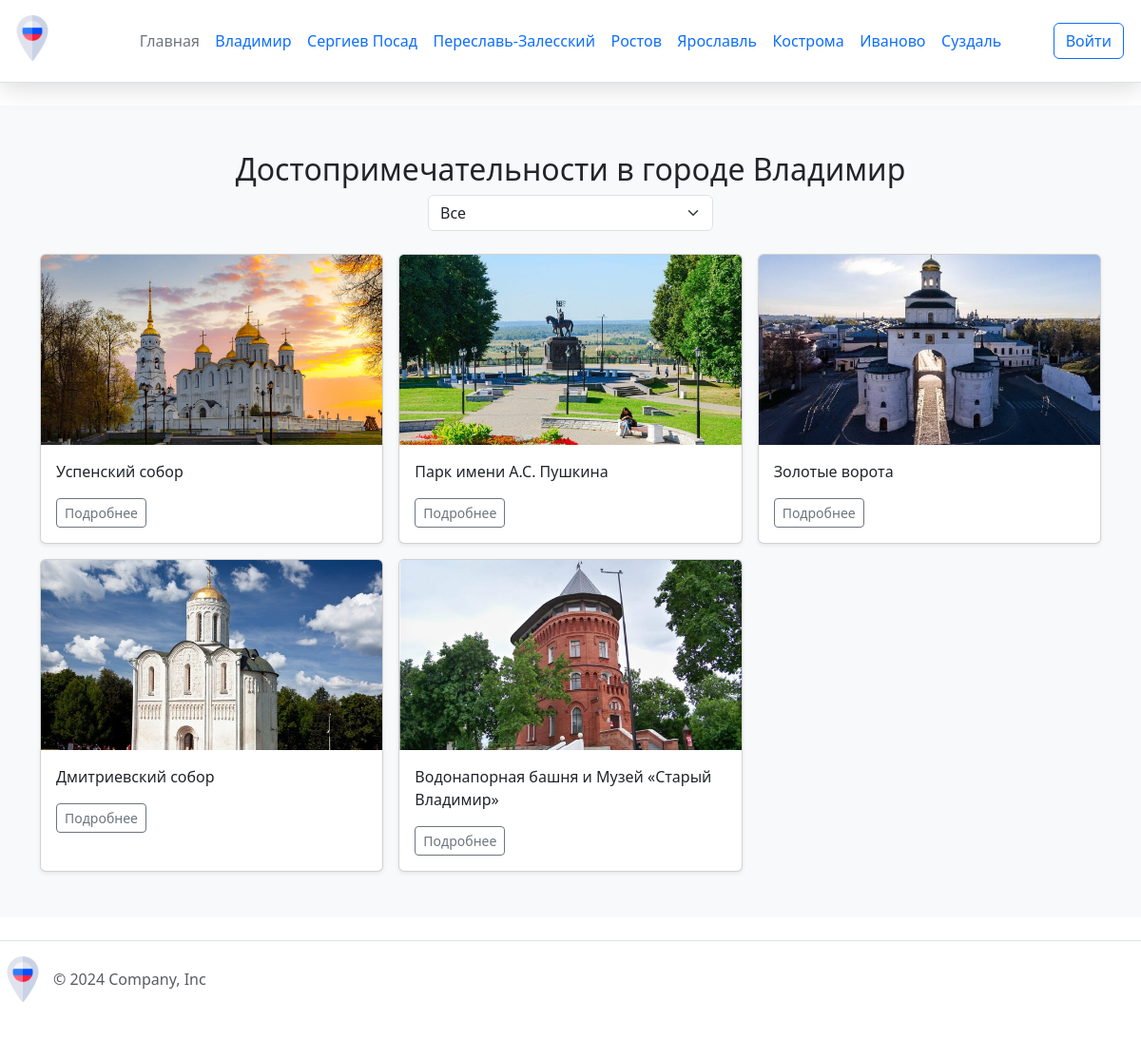
Page /attractions/1 on the committed database.
### app.py (models this page shows)
class City(db.Model):
    city_id = db.Column(db.Integer, primary_key=True)
    city_name = db.Column(db.String(20), nullable=False)
    photo = db.Column(db.LargeBinary, nullable=False)
    description = db.Column(db.Text, nullable=False)

class Attraction(db.Model):
    attraction_id = db.Column(db.Integer, primary_key=True)
    attraction_name = db.Column(db.String(50), nullable=False)
    photo = db.Column(db.LargeBinary, nullable=False)
    description = db.Column(db.Text, nullable=False)
    attraction_type = db.Column(db.String(80), nullable=False)
    city_id = db.Column(db.Integer, db.ForeignKey('city.city_id'), nullable=False)
    latitude = db.Column(db.Float, nullable=True)  # Широта
    longitude = db.Column(db.Float, nullable=True) # Долгота

### app.py (the view)
@app.route("/attractions/<int:city_id>", methods=['GET'])
def attractions(city_id):
    category_filter = request.args.get('attraction_type')
    if category_filter:
        attractions = Attraction.query.filter_by(city_id=city_id, attraction_type=category_filter).all()
    else:
        attractions = Attraction.query.filter_by(city_id=city_id).all()
    city = City.query.get(city_id)
    return render_template('attraction.html', attractions=attractions, city=city)

### app.py (called while the page is built)
@app.context_processor
def inject_cities():
    cities = City.query.all()
    return dict(cities=cities)

### templates/attraction.html (shortened to what this page needs)
{% extends "base.html" %}
{% block content %}
<div class="album py-5 bg-body-tertiary">
    <div class="container">
        <h2>Достопримечательности в городе {{ city.city_name }}</h2>
        <form method="GET" action="{{ url_for('attractions', city_id=city.city_id) }}" class="mb-4">
            <select name="attraction_type" class="form-select" onchange="this.form.submit()">
                <option value="">Все</option>
            </select>
        </form>
        <div class="row row-cols-1 row-cols-sm-2 row-cols-md-3 g-3">
            {% for attraction in attractions %}
            <div class="col">
                <div class="card shadow-sm">
                    <img src="{{ url_for('static', filename='img/' + attraction.photo) }}" class="card-img-top" alt="{{ attraction.attraction_name }}">
                    <div class="card-body">
                        <p class="card-text">{{ attraction.attraction_name }}</p>
                        <div class="d-flex justify-content-between align-items-center">
                            <div class="btn-group">
                                <a href="{{ url_for('attraction_detail', attraction_id=attraction.attraction_id) }}" class="btn btn-sm btn-outline-secondary">Подробнее</a>
                            </div>
                        </div>
                    </div>
                </div>
            </div>
            {% endfor %}
        </div>
    </div>
</div>
{% endblock %}

### templates/base.html (shortened to what this page needs)
<!DOCTYPE html>
<html lang="en">
<head>
    <link href="https://cdn.jsdelivr.net/npm/bootstrap@5.3.3/dist/css/bootstrap.min.css" rel="stylesheet">
    <link rel="stylesheet" href="https://cdnjs.cloudflare.com/ajax/libs/font-awesome/6.2.0/css/all.min.css" />
    <link rel="stylesheet" href="https://cdn.jsdelivr.net/npm/sweetalert2@11/dist/sweetalert2.min.css">
    <link rel="stylesheet" href="{{url_for('static', filename='css/main.css')}}">
</head>
<body>
    <div class="page">
        <header class="d-flex flex-wrap align-items-center justify-content-center justify-content-md-between py-3 mb-4 border-bottom">
          <div class="col-md-3 mb-2 mb-md-0">
            <a href="/" class="d-inline-flex link-body-emphasis text-decoration-none">
              <img class="header__img" src="{{ url_for('static', filename='img/russia.png') }}" alt="russia">
            </a>
          </div>
          <div class="col-md-6 mb-0 mb-md-0 d-flex justify-content-center">
            <ul class="nav col-12 col-md-auto mb-2 justify-content-center mb-md-0">
              <li><a href="{{ url_for('index') }}" class="nav-link px-2 link-secondary">Главная</a></li>
              {% for city in cities %}
                <li class="nav-item">
                  <a class="nav-link" href="{{ url_for('city_detail', city_id=city.city_id) }}">{{ city.city_name }}</a>
                </li>
              {% endfor %}
            </ul>
          </div>
          <div class="col-md-3 text-end">
            {% if current_user.is_authenticated %}
                <a href="{{ url_for('lk') }}">
                    <button type="button" class="btn btn-outline-primary me-2">{{ current_user.name }}</button>
                </a>
            {% else %}
                <a href="{{ url_for('login') }}">
                    <button type="button" class="btn btn-outline-primary me-2">Войти</button>
                </a>
            {% endif %}
        </div>
        </header>
        <div class="content">
            {% block content %}{% endblock %}
        </div>
        <footer class="d-flex flex-wrap justify-content-between align-items-center py-3 my-4 border-top">
            <div class="col-md-4 d-flex align-items-center">
              <a href="/" class="mb-3 me-2 mb-md-0 text-body-secondary text-decoration-none lh-1">
                <img class="header__img" src="{{ url_for('static', filename='img/russia.png') }}" alt="russia">
              </a>
              <span class="mb-3 mb-md-0 text-body-secondary">© 2024 Company, Inc</span>
            </div>
          </footer>
</body>
</html>

### static/css/main.css (style rules this page uses)
header { position: sticky; top: 0; padding: 10px; z-index: 1000; background: #fff; -webkit-box-shadow: 0 5px 25px rgba(0, 0, 0, 0.15); box-shadow: 0 5px 25px rgba(0, 0, 0, 0.15) ; }
.header__img { height: 48px; width: 48px; }
.nav-link { padding: 0.2rem 0.5rem; }
.nav li { padding-right: 0.5px; }
.nav li:last-child { padding-right: 0; }
h2 { text-align: center; margin-top: 0; }
.card { height: 100%; }
.card-img-top { width: 100%; height: 200px; object-fit: cover; }
form { width: 300px; margin: 0 auto; }

### rows in the picture
City: city_name "Владимир"
City: city_name "Сергиев Посад"
City: city_name "Переславь-Залесский"
City: city_name "Ростов"
City: city_name "Ярославль"
City: city_name "Кострома"
City: city_name "Иваново"
City: city_name "Суздаль"
Attraction: photo (picture), attraction_name "Успенский собор"
Attraction: photo (picture), attraction_name "Парк имени А.С. Пушкина"
Attraction: photo (picture), attraction_name "Золотые ворота"
Attraction: photo (picture), attraction_name "Дмитриевский собор"
Attraction: photo (picture), attraction_name "Водонапорная башня и Музей «Старый Владимир»"
